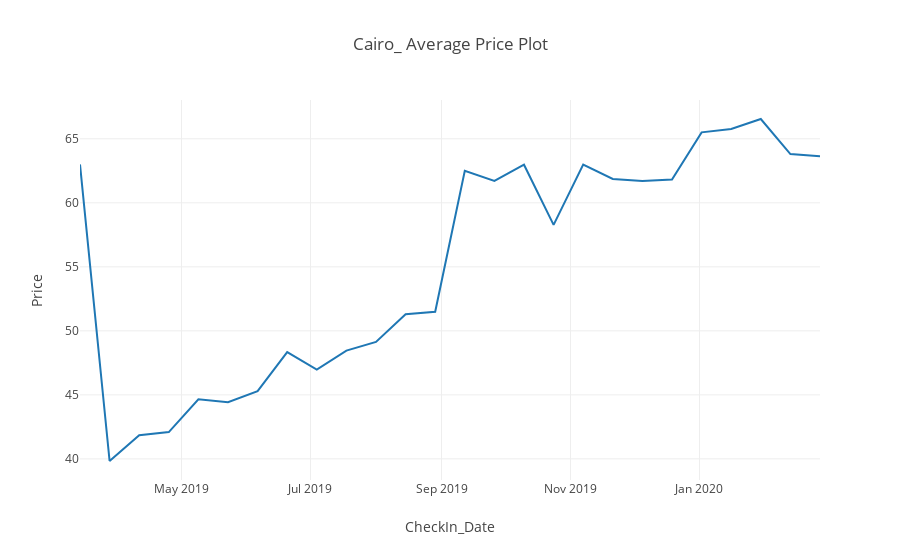

Notebook code cell kept with this figure:
### Code cell
#display the plot interactively
iplot(fig3)

### Figure 1 — Plotly figure (JSON) as saved in the notebook; plotly's stock layout.template omitted (floating-point values rounded to 4 significant figures)
{"data": [{"type": "scatter", "uid": "000bce02-c86c-40ea-b15a-658d50ac0793", "x": ["2019-03-14 0:00", "2019-03-28 0:00", "2019-04-11 0:00", "2019-04-25 0:00", "2019-05-09 0:00", "2019-05-23 0:00", "2019-06-06 0:00", "2019-06-20 0:00", "2019-07-04 0:00", "2019-07-18 0:00", "2019-08-01 0:00", "2019-08-15 0:00", "2019-08-29 0:00", "2019-09-12 0:00", "2019-09-26 0:00", "2019-10-10 0:00", "2019-10-24 0:00", "2019-11-07 0:00", "2019-11-21 0:00", "2019-12-05 0:00", "2019-12-19 0:00", "2020-01-02 0:00", "2020-01-16 0:00", "2020-01-30 0:00", "2020-02-13 0:00", "2020-02-27 0:00"], "y": [63.0, 39.83, 41.84, 42.09, 44.66, 44.43, 45.29, 48.34, 46.98, 48.45, 49.13, 51.3, 51.49, 62.51, 61.71, 62.98, 58.28, 62.99, 61.87, 61.7, 61.83, 65.5, 65.76, 66.55, 63.81, 63.64]}], "layout": {"title": {"text": "Cairo_ Average Price Plot"}, "xaxis": {"title": {"text": "CheckIn_Date"}}, "yaxis": {"title": {"text": "Price"}}}}
